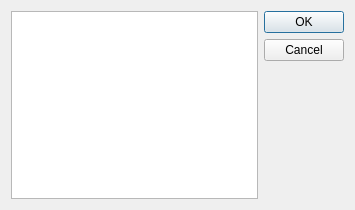
<?xml version="1.0" encoding="UTF-8"?>
<ui version="4.0">
 <class>TableViewDialog</class>
 <widget class="QDialog" name="TableViewDialog">
  <property name="geometry">
   <rect>
    <x>0</x>
    <y>0</y>
    <width>355</width>
    <height>210</height>
   </rect>
  </property>
  <property name="windowTitle">
   <string>Dialog</string>
  </property>
  <layout class="QGridLayout" name="gridLayout">
   <item row="0" column="0">
    <widget class="QTableWidget" name="tableWidget"/>
   </item>
   <item row="0" column="1">
    <widget class="QDialogButtonBox" name="buttonBox">
     <property name="orientation">
      <enum>Qt::Vertical</enum>
     </property>
     <property name="standardButtons">
      <set>QDialogButtonBox::Cancel|QDialogButtonBox::Ok</set>
     </property>
    </widget>
   </item>
  </layout>
 </widget>
 <resources/>
 <connections>
  <connection>
   <sender>buttonBox</sender>
   <signal>rejected()</signal>
   <receiver>TableViewDialog</receiver>
   <slot>reject()</slot>
   <hints>
    <hint type="sourcelabel">
     <x>316</x>
     <y>260</y>
    </hint>
    <hint type="destinationlabel">
     <x>286</x>
     <y>274</y>
    </hint>
   </hints>
  </connection>
 </connections>
</ui>
